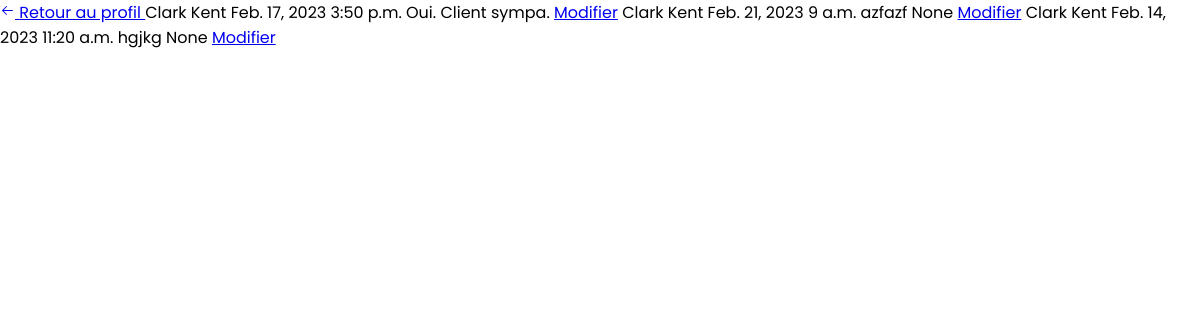
The page /history-appointment/Clark Kent/ (signed in) on the database its author committed.
### coach_Xu_Wenwu/models.py (models this page shows)
class PickDate(models.Model):
    id = models.AutoField(primary_key=True)
    date = models.DateField()
    time_slot = models.TimeField()
    user = models.ForeignKey(User, on_delete=models.CASCADE, blank=True, null=True)
    name = models.CharField(max_length=100, blank=True, null=True)
    email = models.EmailField(blank=True, null=True)
    notes = models.TextField(blank=True, null=True)
    subject = models.CharField(max_length=200, blank=True, null=True)

### coach_Xu_Wenwu/views.py (the view)
# urls.py: path('history-appointment/<str:patient_name>/', views.patient_appointments, name="patient_appointments"),
@login_required(login_url='/sign-in')
def patient_appointments(request, patient_name):
    patient_appointments = PickDate.objects.filter(name=patient_name)
    return render(request, 'coach_Xu_Wenwu_app/back_office/history_appointment.html',
                  {'appointments': patient_appointments, 'is_superuser': True})

### templates/coach_Xu_Wenwu_app/back_office/history_appointment.html (shortened to what this page needs)
{% extends "coach_Xu_Wenwu_app/base.html" %}
{% block body %}
    <a href="/dashboard" class="sign__go-back-link">
        Retour au profil
    </a>
{% for appointment in appointments %}
  <tr>
    {% if is_superuser %}
        <td>{{ appointment.name }}</td>
        <td>{{ appointment.date }}</td>
        <td>{{ appointment.time_slot }}</td>
        <td>{{ appointment.subject }}</td>
        <td>{{ appointment.notes }} <a href="{% url 'edit_notes' appointment.id %}">Modifier</a></td>
    {% else %}
    <td>{{ appointment.date }}</td>
    <td>{{ appointment.time_slot }}</td>
    {% endif %}
  </tr>
{% endfor %}
{% endblock %}

### coach_Xu_Wenwu/static/base.css (style rules this page uses)
:root { --primary-color: seagreen; --secondary-color: indianred; --text-primary-color: white; --text-secondary-color: #FFFBEB; --sign_goback-color: #EB6440; --primary-background-color: #2B3A55; --secondary-background-color: #50577A; --valid-color: green; --error-color: red; --black-color: black; --white-color: white; }
* { margin: 0; padding: 0; box-sizing: border-box; font-family: 'Poppins', "Helvetica Neue", Helvetica, Arial, sans-serif; }
body { overflow-x: hidden; }

### rows shown on the page
PickDate: name "Clark Kent", date "Feb. 17, 2023", time_slot "3:50 p.m.", subject "Oui.", notes "Client sympa."
PickDate: name "Clark Kent", date "Feb. 21, 2023", time_slot "9 a.m.", subject "azfazf", notes "None"
PickDate: name "Clark Kent", date "Feb. 14, 2023", time_slot "11:20 a.m.", subject "hgjkg", notes "None"
